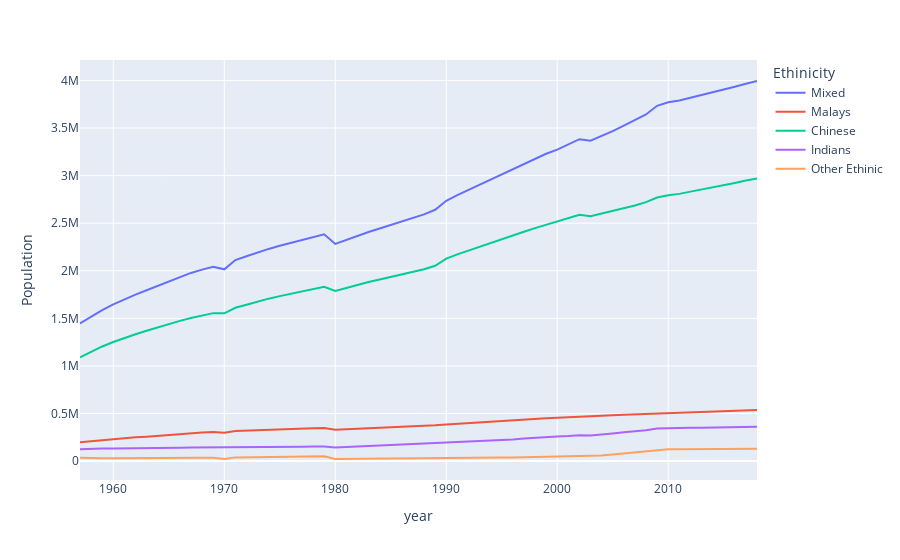

Notebook code for this chart:
### Code cell
#While chinese ethnicity have been increasing exponentially over the years, other ethinic groups more or less remained the same
fig.show()
